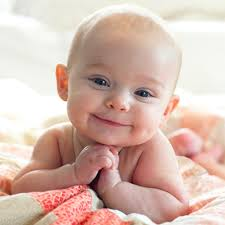
#> input picture Face-detection/data/test1.jpg, 225 x 225 px, given in place of the camera
$ python webCam_code.py
#> lines starting #> are read from the running program, lines starting #| are printed output that depends on the picture
# Edge Detection using Canny Algorithm on Webcam Feed
import cv2

cap = cv2.VideoCapture(0)

while True:
    ret, frame = cap.read()
#> frame is the input picture: shape (225, 225, 3); mean B, G, R 175.9, 186.9, 214.8
    gray = cv2.cvtColor(frame, cv2.COLOR_BGR2GRAY)
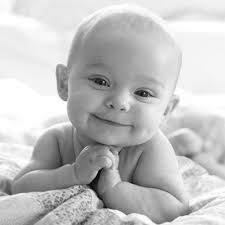
#> gray: shape (225, 225); min 1, max 255, mean 194
    blur = cv2.GaussianBlur(gray, (5,5), 0)

    edges = cv2.Canny(blur, 50, 150)
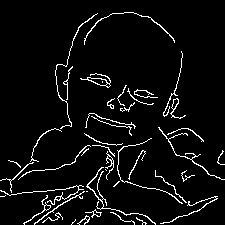
#> edges: shape (225, 225); 5.3% white in thin lines or dots

    cv2.imshow("Canny Edges", edges)

    if cv2.waitKey(1) & 0xFF == ord('q'):
#> (key q is pressed here)
        break

cap.release()
cv2.destroyAllWindows()

$ run again, on Face-detection/data/test2.jpg
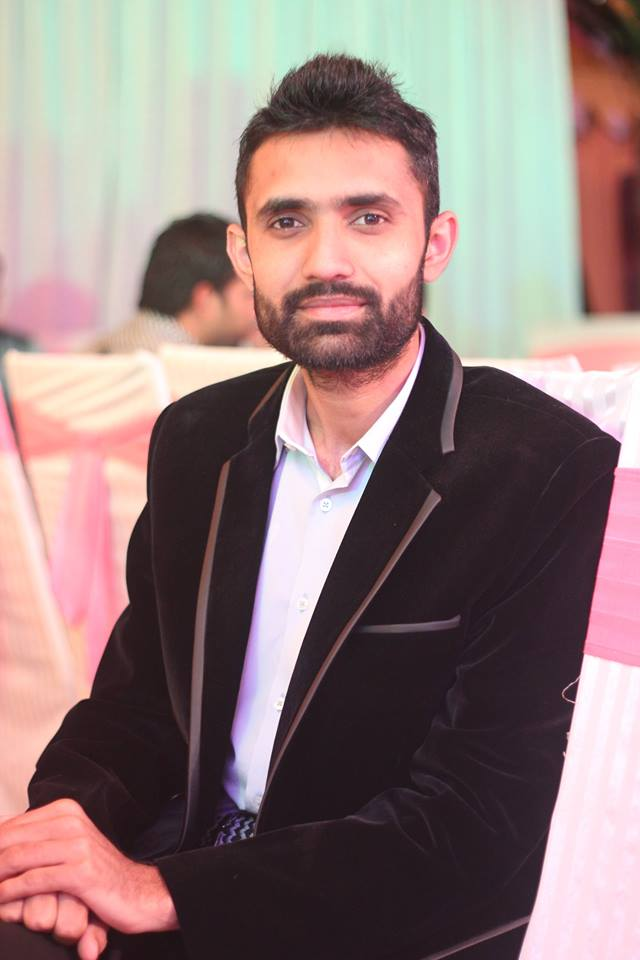
#> input picture Face-detection/data/test2.jpg, 640 x 960 px, given in place of the camera
#> frame is the input picture: shape (960, 640, 3); mean B, G, R 123.4, 124.7, 146.5
#> `gray = cv2.cvtColor(frame, cv2.COLOR_BGR2GRAY)`:
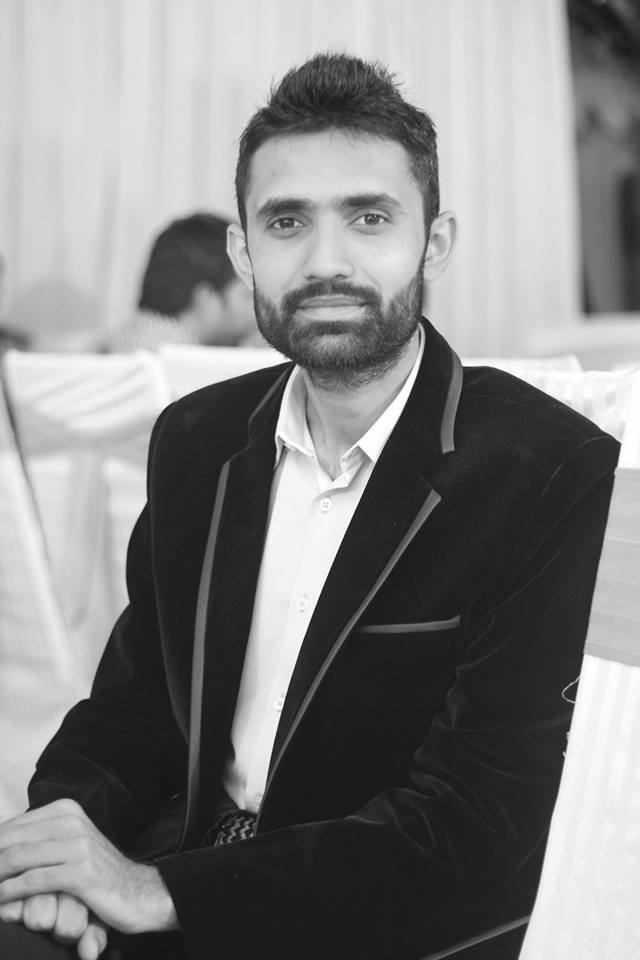
#> gray: shape (960, 640); min 9, max 255, mean 131.1
#> `edges = cv2.Canny(blur, 50, 150)`:
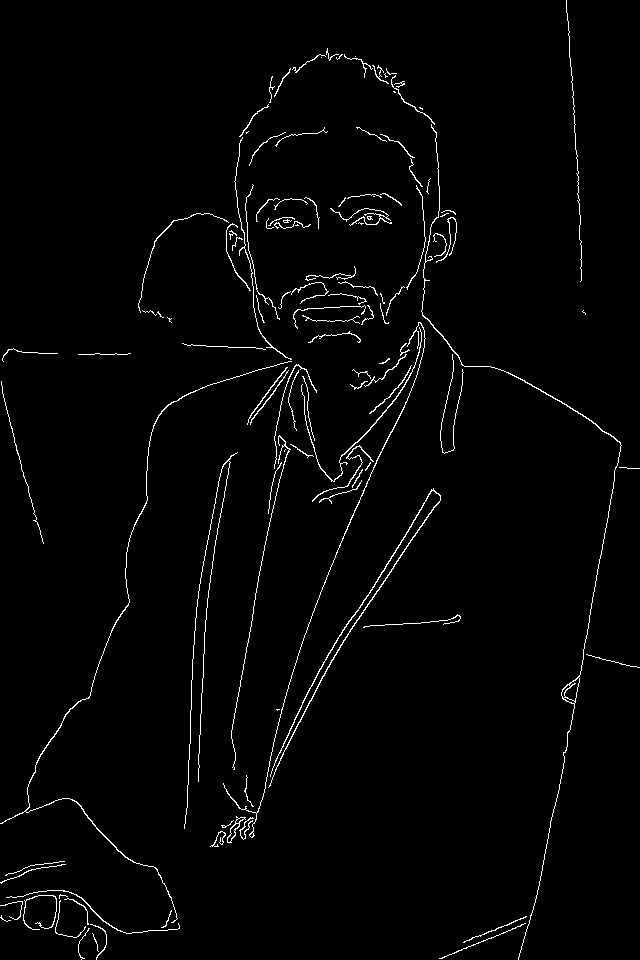
#> edges: shape (960, 640); 1.9% white in thin lines or dots

$ run again, on Face-detection/data/test3.jpg
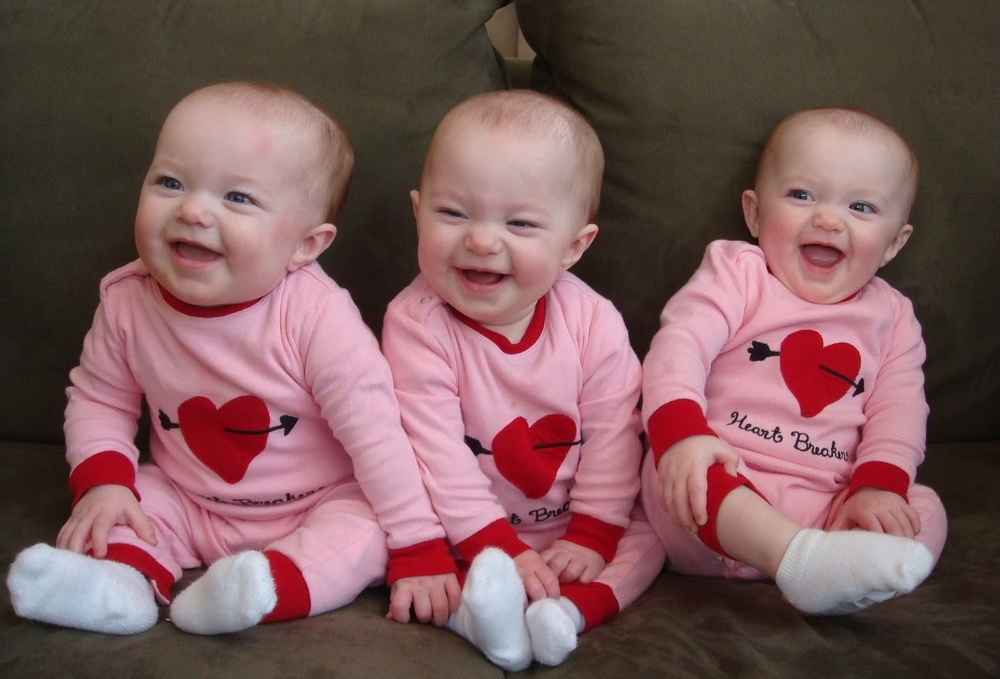
#> input picture Face-detection/data/test3.jpg, 1000 x 679 px, shrunk from 1296 x 880 before the run, given in place of the camera
#> frame is the input picture: shape (679, 1000, 3); mean B, G, R 89.9, 89.5, 123.1
#> `gray = cv2.cvtColor(frame, cv2.COLOR_BGR2GRAY)`:
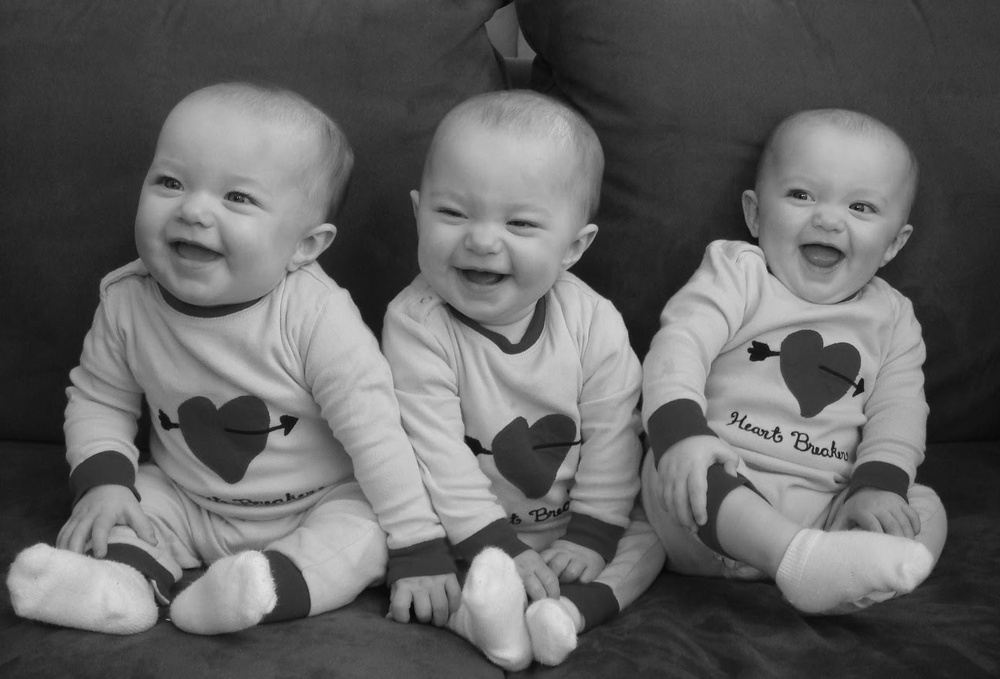
#> gray: shape (679, 1000); min 6, max 229, mean 99.6
#> `edges = cv2.Canny(blur, 50, 150)`:
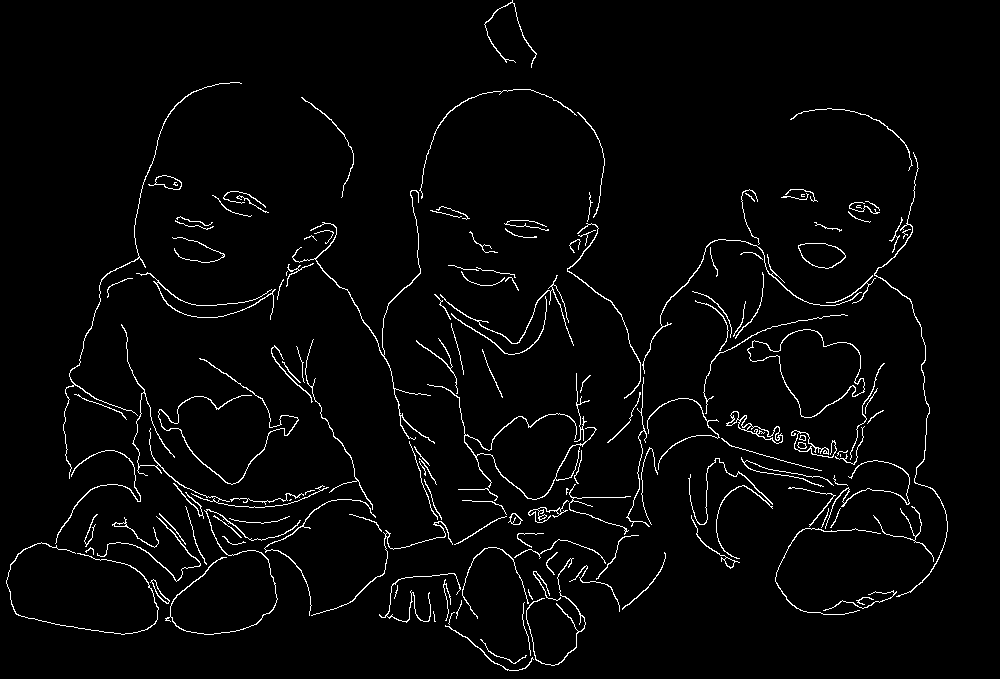
#> edges: shape (679, 1000); 2.9% white in thin lines or dots

$ run again, on Face-detection/data/test4.jpg
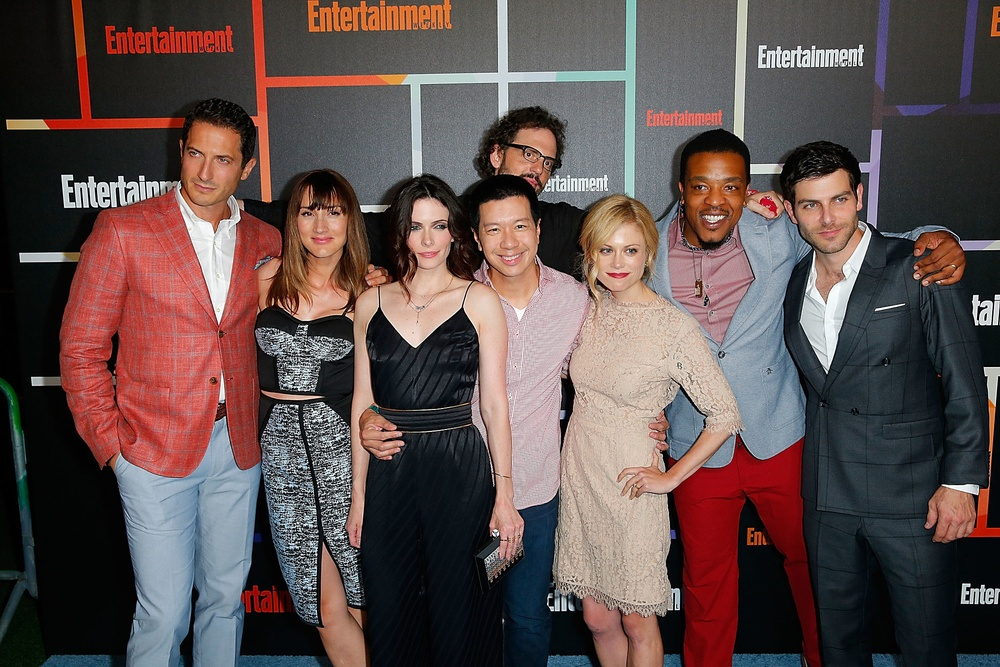
#> input picture Face-detection/data/test4.jpg, 1000 x 667 px, shrunk from 2048 x 1365 before the run, given in place of the camera
#> frame is the input picture: shape (667, 1000, 3); mean B, G, R 77, 78.7, 95.4
#> `gray = cv2.cvtColor(frame, cv2.COLOR_BGR2GRAY)`:
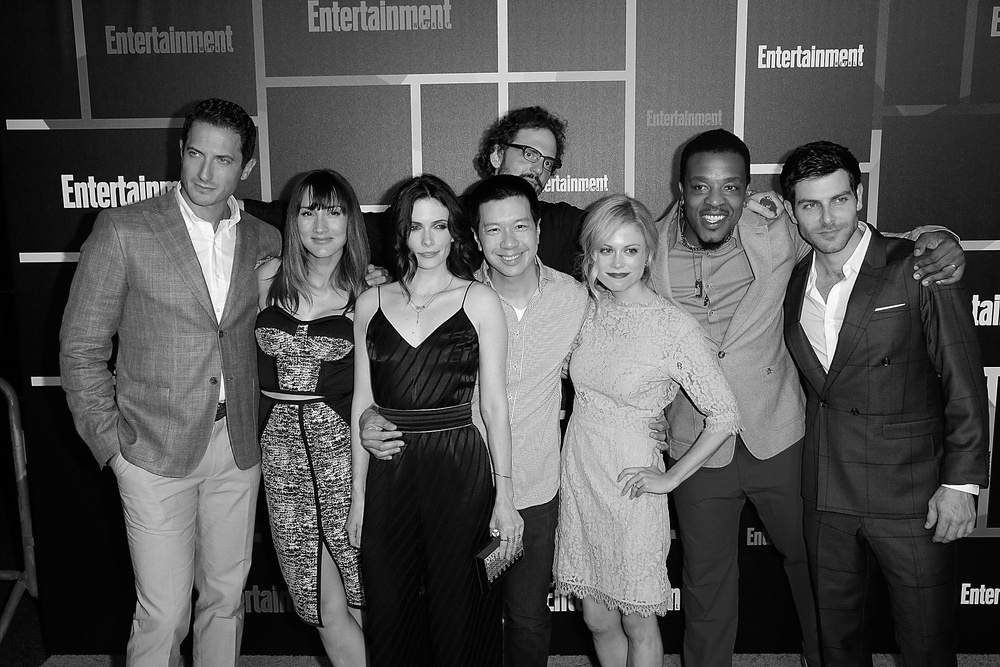
#> gray: shape (667, 1000); min 0, max 255, mean 83.5
#> `edges = cv2.Canny(blur, 50, 150)`:
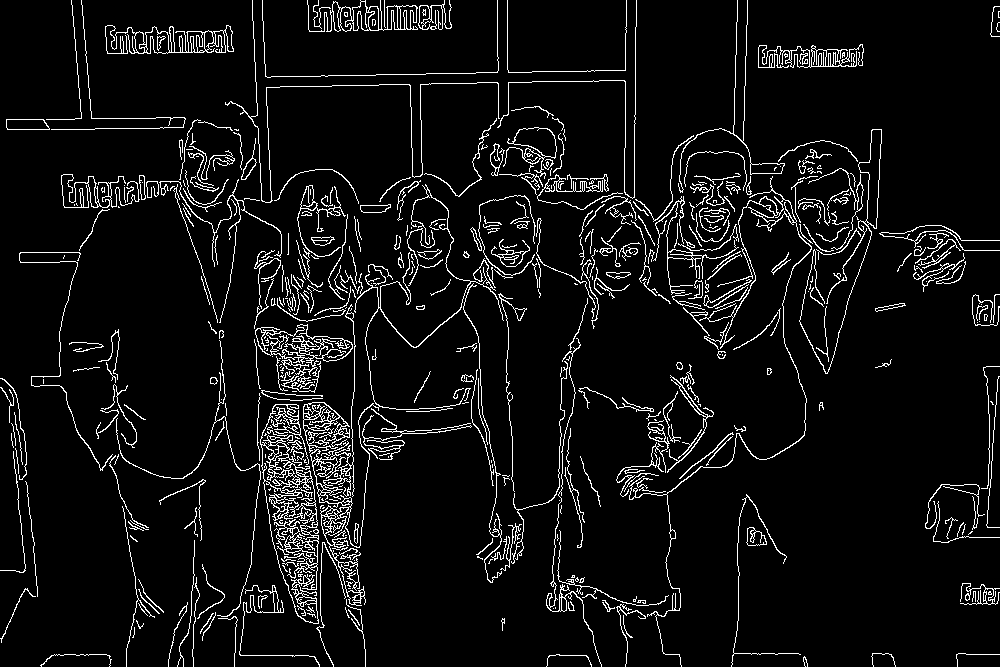
#> edges: shape (667, 1000); 6.4% white in thin lines or dots
